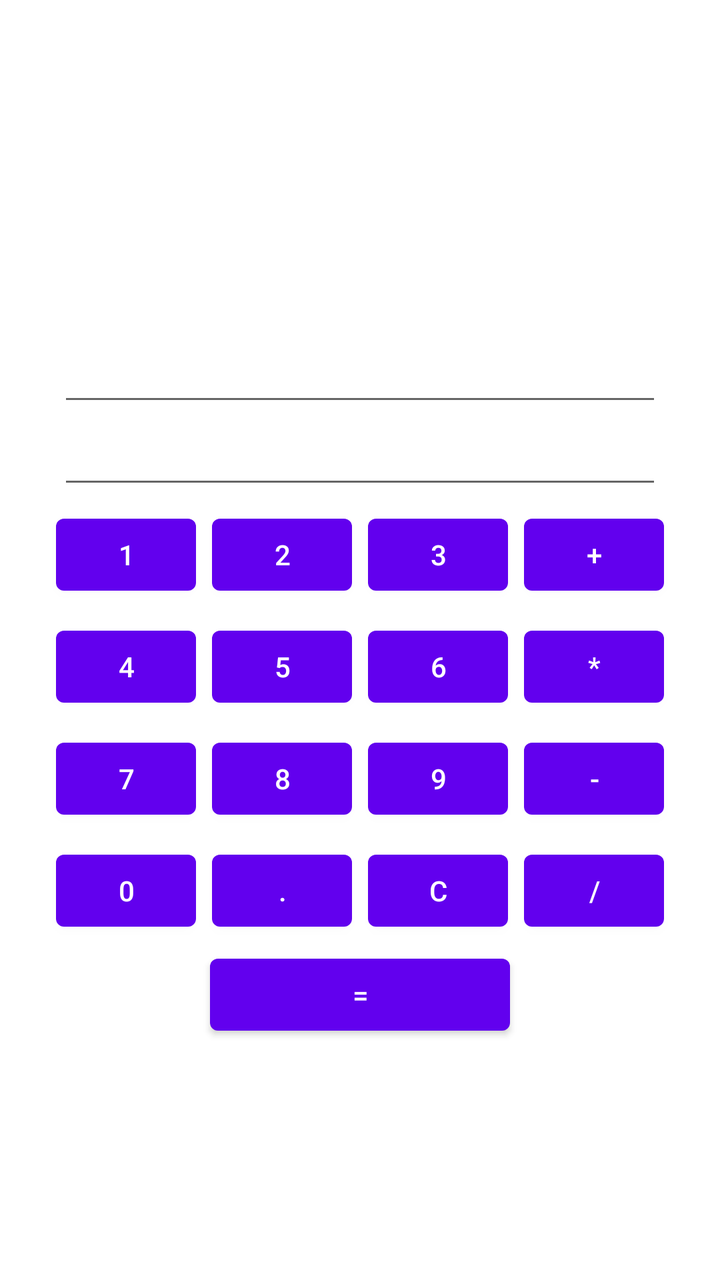
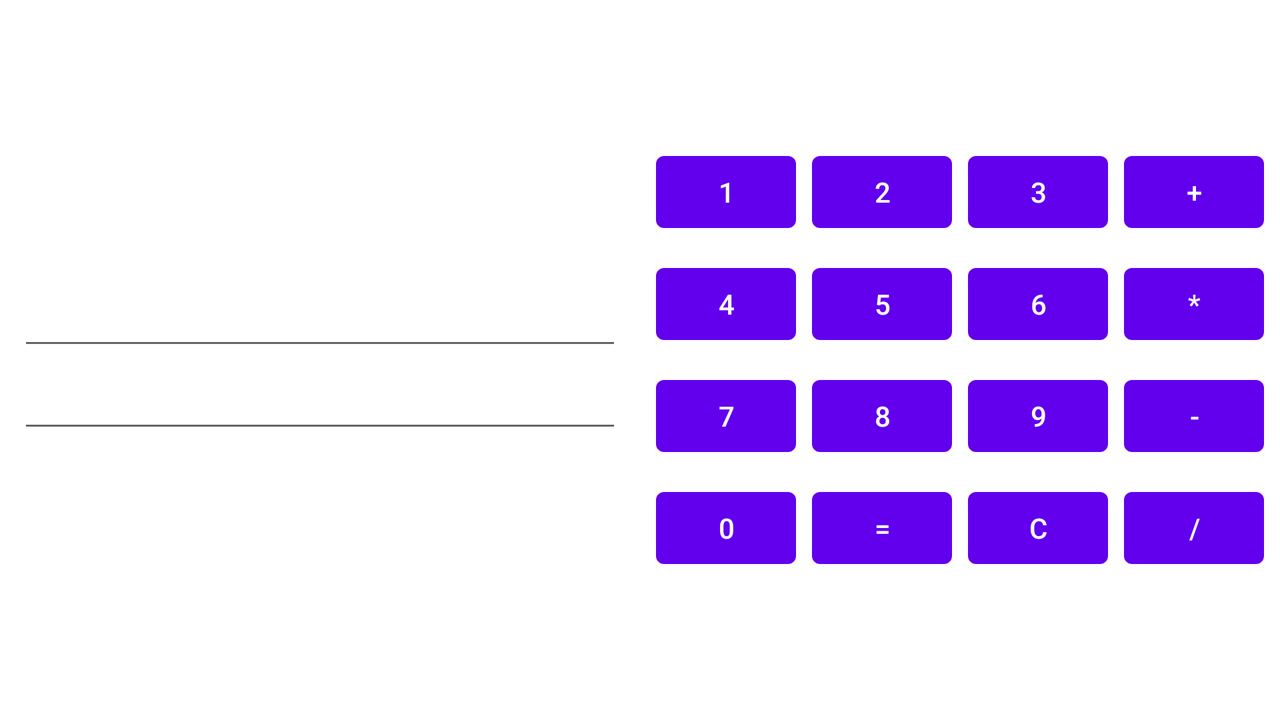

An Android layout and its configuration variant, each rendered on a device that would load it. The default file and the variant file are quoted in full after the pictures.
<!-- AndroidManifest.xml: application theme Theme.Calc2 -->
<!-- res/layout/activity_number.xml -->
<?xml version="1.0" encoding="utf-8"?>

<androidx.constraintlayout.widget.ConstraintLayout xmlns:android="http://schemas.android.com/apk/res/android"
    xmlns:app="http://schemas.android.com/apk/res-auto"
    xmlns:tools="http://schemas.android.com/tools"
    android:layout_width="match_parent"
    android:layout_height="match_parent">


    <com.google.android.material.button.MaterialButton
        android:id="@+id/button1"
        android:layout_width="@dimen/numericButtonWidth"
        android:layout_height="wrap_content"
        android:layout_margin="@dimen/numericButtonMargin"
        android:text="@string/_1"
        app:layout_constraintBottom_toTopOf="@+id/button4"
        app:layout_constraintEnd_toStartOf="@+id/button2"
        app:layout_constraintHorizontal_bias="0.5"
        app:layout_constraintHorizontal_chainStyle="packed"
        app:layout_constraintStart_toStartOf="parent"
        app:layout_constraintTop_toBottomOf="@+id/textViewCurrent"
        app:layout_constraintVertical_chainStyle="packed" />

    <com.google.android.material.button.MaterialButton
        android:id="@+id/button2"
        android:layout_width="@dimen/numericButtonWidth"
        android:layout_height="wrap_content"
        android:layout_margin="@dimen/numericButtonMargin"
        android:text="@string/_2"
        app:layout_constraintBottom_toBottomOf="@+id/button1"
        app:layout_constraintEnd_toStartOf="@+id/button3"
        app:layout_constraintHorizontal_bias="0.5"
        app:layout_constraintStart_toEndOf="@+id/button1"
        app:layout_constraintTop_toTopOf="@+id/button1"
        app:layout_constraintVertical_chainStyle="packed" />

    <com.google.android.material.button.MaterialButton
        android:id="@+id/button3"
        android:layout_width="@dimen/numericButtonWidth"
        android:layout_height="wrap_content"
        android:layout_margin="@dimen/numericButtonMargin"
        android:text="@string/_3"
        app:layout_constraintBottom_toBottomOf="@+id/button2"
        app:layout_constraintEnd_toStartOf="@+id/buttonPlus"
        app:layout_constraintHorizontal_bias="0.5"
        app:layout_constraintStart_toEndOf="@+id/button2"
        app:layout_constraintTop_toTopOf="@+id/button2"
        app:layout_constraintVertical_chainStyle="packed" />

    <com.google.android.material.button.MaterialButton
        android:id="@+id/buttonPlus"
        android:layout_width="@dimen/numericButtonWidth"
        android:layout_height="wrap_content"
        android:layout_margin="@dimen/numericButtonMargin"
        android:text="@string/plus"
        app:layout_constraintBottom_toBottomOf="@+id/button3"
        app:layout_constraintEnd_toEndOf="parent"
        app:layout_constraintHorizontal_bias="0.5"
        app:layout_constraintStart_toEndOf="@+id/button3"
        app:layout_constraintTop_toTopOf="@+id/button3"
        app:layout_constraintVertical_chainStyle="packed" />

    <com.google.android.material.button.MaterialButton
        android:id="@+id/button4"
        android:layout_width="@dimen/numericButtonWidth"
        android:layout_height="wrap_content"
        android:layout_margin="@dimen/numericButtonMargin"
        android:text="@string/_4"
        app:layout_constraintBottom_toTopOf="@+id/button7"
        app:layout_constraintEnd_toStartOf="@+id/button5"
        app:layout_constraintHorizontal_bias="0.5"
        app:layout_constraintHorizontal_chainStyle="packed"
        app:layout_constraintStart_toStartOf="parent"
        app:layout_constraintTop_toBottomOf="@+id/button1" />

    <com.google.android.material.button.MaterialButton
        android:id="@+id/button5"
        android:layout_width="@dimen/numericButtonWidth"
        android:layout_height="wrap_content"
        android:layout_margin="@dimen/numericButtonMargin"
        android:text="@string/_5"
        app:layout_constraintBottom_toBottomOf="@+id/button4"
        app:layout_constraintEnd_toStartOf="@+id/button6"
        app:layout_constraintHorizontal_bias="0.5"
        app:layout_constraintStart_toEndOf="@+id/button4"
        app:layout_constraintTop_toTopOf="@+id/button4" />

    <com.google.android.material.button.MaterialButton
        android:id="@+id/button6"
        android:layout_width="@dimen/numericButtonWidth"
        android:layout_height="wrap_content"
        android:layout_margin="@dimen/numericButtonMargin"
        android:text="@string/_6"
        app:layout_constraintBottom_toBottomOf="@+id/button5"
        app:layout_constraintEnd_toStartOf="@+id/buttonMultiple"
        app:layout_constraintHorizontal_bias="0.5"
        app:layout_constraintStart_toEndOf="@+id/button5"
        app:layout_constraintTop_toTopOf="@+id/button5" />

    <com.google.android.material.button.MaterialButton
        android:id="@+id/buttonMultiple"
        android:layout_width="@dimen/numericButtonWidth"
        android:layout_height="wrap_content"
        android:layout_margin="@dimen/numericButtonMargin"
        android:text="@string/multiple"
        app:layout_constraintBottom_toBottomOf="@+id/button6"
        app:layout_constraintEnd_toEndOf="parent"
        app:layout_constraintHorizontal_bias="0.5"
        app:layout_constraintStart_toEndOf="@+id/button6"
        app:layout_constraintTop_toTopOf="@+id/button6" />

    <com.google.android.material.button.MaterialButton
        android:id="@+id/button7"
        android:layout_width="@dimen/numericButtonWidth"
        android:layout_height="wrap_content"
        android:layout_margin="@dimen/numericButtonMargin"
        android:text="@string/_7"
        app:layout_constraintBottom_toTopOf="@+id/button0"
        app:layout_constraintEnd_toStartOf="@+id/button8"
        app:layout_constraintHorizontal_bias="0.5"
        app:layout_constraintHorizontal_chainStyle="packed"
        app:layout_constraintStart_toStartOf="parent"
        app:layout_constraintTop_toBottomOf="@+id/button4" />

    <com.google.android.material.button.MaterialButton
        android:id="@+id/button8"
        android:layout_width="@dimen/numericButtonWidth"
        android:layout_height="wrap_content"
        android:layout_margin="@dimen/numericButtonMargin"
        android:text="@string/_8"
        app:layout_constraintBottom_toBottomOf="@+id/button7"
        app:layout_constraintEnd_toStartOf="@+id/button9"
        app:layout_constraintHorizontal_bias="0.5"
        app:layout_constraintStart_toEndOf="@+id/button7"
        app:layout_constraintTop_toTopOf="@+id/button7" />

    <com.google.android.material.button.MaterialButton
        android:id="@+id/button9"
        android:layout_width="@dimen/numericButtonWidth"
        android:layout_height="wrap_content"
        android:layout_margin="@dimen/numericButtonMargin"
        android:text="@string/_9"
        app:layout_constraintBottom_toBottomOf="@+id/button8"
        app:layout_constraintEnd_toStartOf="@+id/buttonMinus"
        app:layout_constraintHorizontal_bias="0.5"
        app:layout_constraintStart_toEndOf="@+id/button8"
        app:layout_constraintTop_toTopOf="@+id/button8" />


    <com.google.android.material.button.MaterialButton
        android:id="@+id/buttonMinus"
        android:layout_width="@dimen/numericButtonWidth"
        android:layout_height="wrap_content"
        android:layout_margin="@dimen/numericButtonMargin"
        android:text="@string/minus"
        app:layout_constraintBottom_toBottomOf="@+id/button9"
        app:layout_constraintEnd_toEndOf="parent"
        app:layout_constraintHorizontal_bias="0.5"
        app:layout_constraintStart_toEndOf="@+id/button9"
        app:layout_constraintTop_toTopOf="@+id/button9" />

    <com.google.android.material.button.MaterialButton
        android:id="@+id/button0"
        android:layout_width="@dimen/numericButtonWidth"
        android:layout_height="wrap_content"
        android:layout_margin="@dimen/numericButtonMargin"
        android:text="@string/_0"
        app:layout_constraintBottom_toBottomOf="parent"
        app:layout_constraintEnd_toStartOf="@+id/buttonDot"
        app:layout_constraintHorizontal_bias="0.5"
        app:layout_constraintHorizontal_chainStyle="packed"
        app:layout_constraintStart_toStartOf="parent"
        app:layout_constraintTop_toBottomOf="@+id/button7" />

    <com.google.android.material.button.MaterialButton
        android:id="@+id/buttonDot"
        android:layout_width="@dimen/numericButtonWidth"
        android:layout_height="wrap_content"
        android:layout_margin="@dimen/numericButtonMargin"
        android:text="@string/dot"
        app:layout_constraintBottom_toBottomOf="@+id/button0"
        app:layout_constraintEnd_toStartOf="@+id/buttonClear"
        app:layout_constraintHorizontal_bias="0.5"
        app:layout_constraintStart_toEndOf="@+id/button0"
        app:layout_constraintTop_toTopOf="@+id/button0" />

    <com.google.android.material.button.MaterialButton
        android:id="@+id/buttonClear"
        android:layout_width="@dimen/numericButtonWidth"
        android:layout_height="wrap_content"
        android:layout_margin="@dimen/numericButtonMargin"
        android:text="@string/c"
        app:layout_constraintBottom_toBottomOf="@+id/buttonDot"
        app:layout_constraintEnd_toStartOf="@+id/buttonDivide"
        app:layout_constraintHorizontal_bias="0.5"
        app:layout_constraintStart_toEndOf="@+id/buttonDot"
        app:layout_constraintTop_toTopOf="@+id/buttonDot" />

    <com.google.android.material.button.MaterialButton
        android:id="@+id/buttonDivide"
        android:layout_width="@dimen/numericButtonWidth"
        android:layout_height="wrap_content"
        android:layout_margin="@dimen/numericButtonMargin"
        android:text="@string/divide"
        app:layout_constraintBottom_toBottomOf="@+id/buttonClear"
        app:layout_constraintEnd_toEndOf="parent"
        app:layout_constraintHorizontal_bias="0.5"
        app:layout_constraintStart_toEndOf="@+id/buttonClear"
        app:layout_constraintTop_toTopOf="@+id/buttonClear" />

    <com.google.android.material.button.MaterialButton
        android:id="@+id/buttonCalc"
        android:layout_width="@dimen/doubleNumberWidth"
        android:layout_height="wrap_content"
        android:layout_margin="@dimen/numericButtonMargin"
        android:text="@string/calc"
        app:layout_constraintEnd_toEndOf="parent"
        app:layout_constraintStart_toStartOf="parent"
        app:layout_constraintTop_toBottomOf="@+id/buttonClear" />

    <com.google.android.material.textfield.TextInputEditText
        android:id="@+id/textViewCurrent"
        android:layout_width="@dimen/textViewWidth"
        android:layout_height="wrap_content"
        android:hint=""
        app:layout_constraintBottom_toTopOf="@+id/button1"
        app:layout_constraintEnd_toEndOf="parent"
        app:layout_constraintStart_toStartOf="parent"
        app:layout_constraintTop_toBottomOf="@+id/textViewNext" />

    <com.google.android.material.textfield.TextInputEditText
        android:id="@+id/textViewNext"
        android:layout_width="@dimen/textViewWidth"
        android:layout_height="wrap_content"
        android:hint=""
        app:layout_constraintBottom_toTopOf="@+id/textViewCurrent"
        app:layout_constraintEnd_toEndOf="parent"
        app:layout_constraintStart_toStartOf="parent"
        app:layout_constraintTop_toTopOf="parent"
        app:layout_constraintVertical_chainStyle="packed" />


</androidx.constraintlayout.widget.ConstraintLayout>
<!-- resources referenced by this layout -->
<resources>
  <dimen name="doubleNumberWidth">150dp</dimen>
  <dimen name="numericButtonMargin">4dp</dimen>
  <dimen name="numericButtonWidth">70dp</dimen>
  <dimen name="textViewWidth">302dp</dimen>
  <string name="_0">0</string>
  <string name="_1">1</string>
  <string name="_2">2</string>
  <string name="_3">3</string>
  <string name="_4">4</string>
  <string name="_5">5</string>
  <string name="_6">6</string>
  <string name="_7">7</string>
  <string name="_8">8</string>
  <string name="_9">9</string>
  <string name="c">C</string>
  <string name="calc">=</string>
  <string name="divide">/</string>
  <string name="dot">.</string>
  <string name="minus">-</string>
  <string name="multiple">*</string>
  <string name="plus">+</string>
  <style name="Theme.Calc2" parent="Theme.MaterialComponents.DayNight.DarkActionBar">
          
          <item name="colorPrimary">@color/purple_500</item>
          <item name="colorPrimaryVariant">@color/purple_700</item>
          <item name="colorOnPrimary">@color/white</item>
          
          <item name="colorSecondary">@color/teal_200</item>
          <item name="colorSecondaryVariant">@color/teal_700</item>
          <item name="colorOnSecondary">@color/black</item>
          
          <item name="android:statusBarColor" tools:targetApi="l">?attr/colorPrimaryVariant</item>
          
      </style>
</resources>
<!-- res/layout-land/activity_number.xml (the repository's variant of the layout above) -->
<!-- drawn on the phone turned sideways -->
<?xml version="1.0" encoding="utf-8"?>

<androidx.constraintlayout.widget.ConstraintLayout xmlns:android="http://schemas.android.com/apk/res/android"
    xmlns:app="http://schemas.android.com/apk/res-auto"
    xmlns:tools="http://schemas.android.com/tools"
    android:layout_width="match_parent"
    android:layout_height="match_parent">

    <LinearLayout
        android:layout_width="match_parent"
        android:layout_height="match_parent"
        android:orientation="horizontal">

        <LinearLayout
            android:layout_width="match_parent"
            android:layout_height="match_parent"
            android:orientation="vertical"
            android:layout_weight="1">

            <androidx.constraintlayout.widget.ConstraintLayout
                android:layout_width="match_parent"
                android:layout_height="match_parent">

                <com.google.android.material.textfield.TextInputEditText
                    android:id="@+id/textInputCurrent"
                    android:layout_width="@dimen/textViewWidth"
                    android:layout_height="wrap_content"
                    android:hint=""
                    app:layout_constraintBottom_toBottomOf="parent"
                    app:layout_constraintEnd_toEndOf="parent"
                    app:layout_constraintHorizontal_bias="0.5"
                    app:layout_constraintStart_toStartOf="parent"
                    app:layout_constraintTop_toBottomOf="@+id/textInputNext" />

                <com.google.android.material.textfield.TextInputEditText
                    android:id="@+id/textInputNext"
                    android:layout_width="@dimen/textViewWidth"
                    android:layout_height="wrap_content"
                    android:hint=""
                    app:layout_constraintBottom_toTopOf="@+id/textInputCurrent"
                    app:layout_constraintEnd_toEndOf="parent"
                    app:layout_constraintHorizontal_bias="0.5"
                    app:layout_constraintStart_toStartOf="parent"
                    app:layout_constraintTop_toTopOf="parent"
                    app:layout_constraintVertical_chainStyle="packed" />
                />
            </androidx.constraintlayout.widget.ConstraintLayout>
        </LinearLayout>
        <LinearLayout
                android:layout_width="match_parent"
                android:layout_height="match_parent"
                android:orientation="vertical"
                android:layout_weight="1">

            <androidx.constraintlayout.widget.ConstraintLayout
                android:layout_width="match_parent"
                android:layout_height="match_parent">

                <com.google.android.material.button.MaterialButton
                    android:id="@+id/button1"
                    android:layout_width="@dimen/numericButtonWidth"
                    android:layout_height="wrap_content"
                    android:layout_margin="@dimen/numericButtonMargin"
                    android:text="@string/_1"
                    app:layout_constraintBottom_toTopOf="@+id/button4"
                    app:layout_constraintEnd_toStartOf="@+id/button2"
                    app:layout_constraintHorizontal_bias="0.5"
                    app:layout_constraintHorizontal_chainStyle="packed"
                    app:layout_constraintStart_toStartOf="parent"
                    app:layout_constraintTop_toTopOf="parent"
                    app:layout_constraintVertical_chainStyle="packed" />

                <com.google.android.material.button.MaterialButton
                    android:id="@+id/button2"
                    android:layout_width="@dimen/numericButtonWidth"
                    android:layout_height="wrap_content"
                    android:layout_margin="@dimen/numericButtonMargin"
                    android:text="@string/_2"
                    app:layout_constraintBottom_toBottomOf="@+id/button1"
                    app:layout_constraintEnd_toStartOf="@+id/button3"
                    app:layout_constraintHorizontal_bias="0.5"
                    app:layout_constraintStart_toEndOf="@+id/button1"
                    app:layout_constraintTop_toTopOf="@+id/button1"
                    app:layout_constraintVertical_chainStyle="packed" />

                <com.google.android.material.button.MaterialButton
                    android:id="@+id/button3"
                    android:layout_width="@dimen/numericButtonWidth"
                    android:layout_height="wrap_content"
                    android:layout_margin="@dimen/numericButtonMargin"
                    android:text="@string/_3"
                    app:layout_constraintBottom_toBottomOf="@+id/button2"
                    app:layout_constraintEnd_toStartOf="@+id/buttonPlus"
                    app:layout_constraintHorizontal_bias="0.5"
                    app:layout_constraintStart_toEndOf="@+id/button2"
                    app:layout_constraintTop_toTopOf="@+id/button2"
                    app:layout_constraintVertical_chainStyle="packed" />

                <com.google.android.material.button.MaterialButton
                    android:id="@+id/buttonPlus"
                    android:layout_width="@dimen/numericButtonWidth"
                    android:layout_height="wrap_content"
                    android:layout_margin="@dimen/numericButtonMargin"
                    android:text="@string/plus"
                    app:layout_constraintBottom_toBottomOf="@+id/button3"
                    app:layout_constraintEnd_toEndOf="parent"
                    app:layout_constraintHorizontal_bias="0.5"
                    app:layout_constraintStart_toEndOf="@+id/button3"
                    app:layout_constraintTop_toTopOf="@+id/button3"
                    app:layout_constraintVertical_chainStyle="packed" />

                <com.google.android.material.button.MaterialButton
                    android:id="@+id/button4"
                    android:layout_width="@dimen/numericButtonWidth"
                    android:layout_height="wrap_content"
                    android:layout_margin="@dimen/numericButtonMargin"
                    android:text="@string/_4"
                    app:layout_constraintBottom_toTopOf="@+id/button7"
                    app:layout_constraintEnd_toStartOf="@+id/button5"
                    app:layout_constraintHorizontal_bias="0.5"
                    app:layout_constraintHorizontal_chainStyle="packed"
                    app:layout_constraintStart_toStartOf="parent"
                    app:layout_constraintTop_toBottomOf="@+id/button1"
                    app:layout_constraintVertical_chainStyle="packed" />

                <com.google.android.material.button.MaterialButton
                    android:id="@+id/button5"
                    android:layout_width="@dimen/numericButtonWidth"
                    android:layout_height="wrap_content"
                    android:layout_margin="@dimen/numericButtonMargin"
                    android:text="@string/_5"
                    app:layout_constraintBottom_toBottomOf="@+id/button4"
                    app:layout_constraintEnd_toStartOf="@+id/button6"
                    app:layout_constraintHorizontal_bias="0.5"
                    app:layout_constraintStart_toEndOf="@+id/button4"
                    app:layout_constraintTop_toTopOf="@+id/button4" />

                <com.google.android.material.button.MaterialButton
                    android:id="@+id/button6"
                    android:layout_width="@dimen/numericButtonWidth"
                    android:layout_height="wrap_content"
                    android:layout_margin="@dimen/numericButtonMargin"
                    android:text="@string/_6"
                    app:layout_constraintBottom_toBottomOf="@+id/button5"
                    app:layout_constraintEnd_toStartOf="@+id/buttonMultiple"
                    app:layout_constraintHorizontal_bias="0.5"
                    app:layout_constraintStart_toEndOf="@+id/button5"
                    app:layout_constraintTop_toTopOf="@+id/button5" />

                <com.google.android.material.button.MaterialButton
                    android:id="@+id/buttonMultiple"
                    android:layout_width="@dimen/numericButtonWidth"
                    android:layout_height="wrap_content"
                    android:layout_margin="@dimen/numericButtonMargin"
                    android:text="@string/multiple"
                    app:layout_constraintBottom_toBottomOf="@+id/button6"
                    app:layout_constraintEnd_toEndOf="parent"
                    app:layout_constraintHorizontal_bias="0.5"
                    app:layout_constraintStart_toEndOf="@+id/button6"
                    app:layout_constraintTop_toTopOf="@+id/button6" />

                <com.google.android.material.button.MaterialButton
                    android:id="@+id/button7"
                    android:layout_width="@dimen/numericButtonWidth"
                    android:layout_height="wrap_content"
                    android:layout_margin="@dimen/numericButtonMargin"
                    android:text="@string/_7"
                    app:layout_constraintBottom_toTopOf="@+id/button0"
                    app:layout_constraintEnd_toStartOf="@+id/button8"
                    app:layout_constraintHorizontal_bias="0.5"
                    app:layout_constraintHorizontal_chainStyle="packed"
                    app:layout_constraintStart_toStartOf="parent"
                    app:layout_constraintTop_toBottomOf="@+id/button4" />

                <com.google.android.material.button.MaterialButton
                    android:id="@+id/button8"
                    android:layout_width="@dimen/numericButtonWidth"
                    android:layout_height="wrap_content"
                    android:layout_margin="@dimen/numericButtonMargin"
                    android:text="@string/_8"
                    app:layout_constraintBottom_toBottomOf="@+id/button7"
                    app:layout_constraintEnd_toStartOf="@+id/button9"
                    app:layout_constraintHorizontal_bias="0.5"
                    app:layout_constraintStart_toEndOf="@+id/button7"
                    app:layout_constraintTop_toTopOf="@+id/button7" />

                <com.google.android.material.button.MaterialButton
                    android:id="@+id/button9"
                    android:layout_width="@dimen/numericButtonWidth"
                    android:layout_height="wrap_content"
                    android:layout_margin="@dimen/numericButtonMargin"
                    android:text="@string/_9"
                    app:layout_constraintBottom_toBottomOf="@+id/button8"
                    app:layout_constraintEnd_toStartOf="@+id/buttonMinus"
                    app:layout_constraintHorizontal_bias="0.5"
                    app:layout_constraintStart_toEndOf="@+id/button8"
                    app:layout_constraintTop_toTopOf="@+id/button8" />


                <com.google.android.material.button.MaterialButton
                    android:id="@+id/buttonMinus"
                    android:layout_width="@dimen/numericButtonWidth"
                    android:layout_height="wrap_content"
                    android:layout_margin="@dimen/numericButtonMargin"
                    android:text="@string/minus"
                    app:layout_constraintBottom_toBottomOf="@+id/button9"
                    app:layout_constraintEnd_toEndOf="parent"
                    app:layout_constraintHorizontal_bias="0.5"
                    app:layout_constraintStart_toEndOf="@+id/button9"
                    app:layout_constraintTop_toTopOf="@+id/button9" />

                <com.google.android.material.button.MaterialButton
                    android:id="@+id/button0"
                    android:layout_width="@dimen/numericButtonWidth"
                    android:layout_height="wrap_content"
                    android:layout_margin="@dimen/numericButtonMargin"
                    android:text="@string/_0"
                    app:layout_constraintBottom_toBottomOf="parent"
                    app:layout_constraintEnd_toStartOf="@+id/calc"
                    app:layout_constraintHorizontal_bias="0.5"
                    app:layout_constraintHorizontal_chainStyle="packed"
                    app:layout_constraintStart_toStartOf="parent"
                    app:layout_constraintTop_toBottomOf="@+id/button7" />

                <com.google.android.material.button.MaterialButton
                    android:id="@+id/calc"
                    android:layout_width="@dimen/numericButtonWidth"
                    android:layout_height="wrap_content"
                    android:layout_margin="@dimen/numericButtonMargin"
                    android:text="@string/calc"
                    app:layout_constraintBottom_toBottomOf="@+id/button0"
                    app:layout_constraintEnd_toStartOf="@+id/clear"
                    app:layout_constraintHorizontal_bias="0.5"
                    app:layout_constraintStart_toEndOf="@+id/button0"
                    app:layout_constraintTop_toTopOf="@+id/button0" />

                <com.google.android.material.button.MaterialButton
                    android:id="@+id/clear"
                    android:layout_width="@dimen/numericButtonWidth"
                    android:layout_height="wrap_content"
                    android:layout_margin="@dimen/numericButtonMargin"
                    android:text="@string/c"
                    app:layout_constraintBottom_toBottomOf="@+id/calc"
                    app:layout_constraintEnd_toStartOf="@+id/divide"
                    app:layout_constraintHorizontal_bias="0.5"
                    app:layout_constraintStart_toEndOf="@+id/calc"
                    app:layout_constraintTop_toTopOf="@+id/calc" />

                <com.google.android.material.button.MaterialButton
                    android:id="@+id/divide"
                    android:layout_width="@dimen/numericButtonWidth"
                    android:layout_height="wrap_content"
                    android:layout_margin="@dimen/numericButtonMargin"
                    android:text="@string/divide"
                    app:layout_constraintBottom_toBottomOf="@+id/clear"
                    app:layout_constraintEnd_toEndOf="parent"
                    app:layout_constraintHorizontal_bias="0.5"
                    app:layout_constraintStart_toEndOf="@+id/clear"
                    app:layout_constraintTop_toTopOf="@+id/clear" />

            </androidx.constraintlayout.widget.ConstraintLayout>
        </LinearLayout>
    </LinearLayout>



</androidx.constraintlayout.widget.ConstraintLayout>
<!-- resources referenced by the variant -->
<!-- as the phone turned sideways resolves them -->
<resources>
  <dimen name="numericButtonMargin">4dp</dimen>
  <dimen name="numericButtonWidth">70dp</dimen>
  <dimen name="textViewWidth">302dp</dimen>
  <string name="_0">0</string>
  <string name="_1">1</string>
  <string name="_2">2</string>
  <string name="_3">3</string>
  <string name="_4">4</string>
  <string name="_5">5</string>
  <string name="_6">6</string>
  <string name="_7">7</string>
  <string name="_8">8</string>
  <string name="_9">9</string>
  <string name="c">C</string>
  <string name="calc">=</string>
  <string name="divide">/</string>
  <string name="minus">-</string>
  <string name="multiple">*</string>
  <string name="plus">+</string>
  <style name="Theme.Calc2" parent="Theme.MaterialComponents.DayNight.DarkActionBar">
          
          <item name="colorPrimary">@color/purple_500</item>
          <item name="colorPrimaryVariant">@color/purple_700</item>
          <item name="colorOnPrimary">@color/white</item>
          
          <item name="colorSecondary">@color/teal_200</item>
          <item name="colorSecondaryVariant">@color/teal_700</item>
          <item name="colorOnSecondary">@color/black</item>
          
          <item name="android:statusBarColor" tools:targetApi="l">?attr/colorPrimaryVariant</item>
          
      </style>
</resources>
